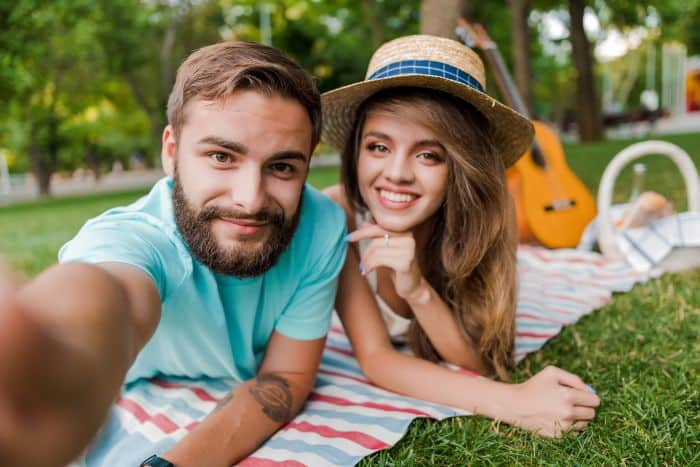
#> input picture Images/face11.jpg, 700 x 467 px
$ jupyter execute --allow-errors Caller.ipynb
#> lines starting #> are read from the running program, lines starting #| are printed output that depends on the picture
# Demostration of "calling the API endpoint "

### importing necessary libraries

[cell 1]
import json
import cv2
import requests
import numpy
from matplotlib import pyplot

## Conversion function

[cell 2]
# [14 lines left out: function str_to_numpy, not called in this run]

## Display function

[cell 3]
# [32 lines left out: function present_output, not called in this run]

## Caller function

please past your URL generated by the API gateway

[cell 4]
# read the image
img = cv2.imread("Images/face11.jpg")
#> img is the input picture: shape (467, 700, 3); mean B, G, R 90.5, 120.2, 126.8

# convert it in requried size
img = cv2.resize(img, (100,100), interpolation = cv2.INTER_AREA)
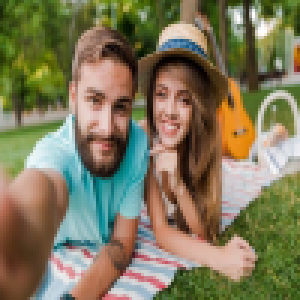
#> img: shape (100, 100, 3) (shown 3 times larger); mean B, G, R 90.5, 120.2, 126.8


# calling the API endpoint
data = {
        "data": img.tolist()
       }

Endpoint_URL = "https://zcw43naxp5.execute-api.us-east-1.amazonaws.com/Prod"

#> (the rest of this cell did not finish here and is left out)
